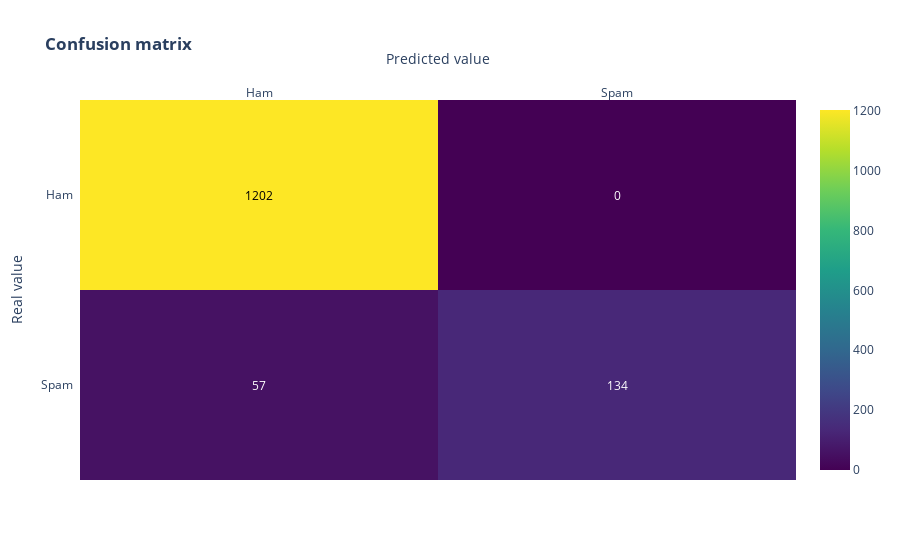

Notebook source saved alongside this figure:
### Code cell
# Fit the pipeline with the data
pipe.fit(x_train, y_train)

y_pred_class = pipe.predict(x_test)

print(metrics.accuracy_score(y_test, y_pred_class))

conf_matrix(metrics.confusion_matrix(y_test, y_pred_class))

### Figure 1 — Plotly figure (JSON) as saved in the notebook; plotly's stock layout.template omitted (floating-point values rounded to 4 significant figures)
{"data": [{"colorscale": [[0, "#440154"], [0.1111, "#482878"], [0.2222, "#3e4989"], [0.3333, "#31688e"], [0.4444, "#26828e"], [0.5556, "#1f9e89"], [0.6667, "#35b779"], [0.7778, "#6ece58"], [0.8889, "#b5de2b"], [1, "#fde725"]], "reversescale": false, "showscale": true, "type": "heatmap", "x": ["Ham", "Spam"], "y": ["Spam", "Ham"], "z": [[57, 134], [1202, 0]]}], "layout": {"annotations": [{"font": {"color": "#FFFFFF"}, "showarrow": false, "text": "57", "x": "Ham", "xref": "x", "y": "Spam", "yref": "y"}, {"font": {"color": "#FFFFFF"}, "showarrow": false, "text": "134", "x": "Spam", "xref": "x", "y": "Spam", "yref": "y"}, {"font": {"color": "#000000"}, "showarrow": false, "text": "1202", "x": "Ham", "xref": "x", "y": "Ham", "yref": "y"}, {"font": {"color": "#FFFFFF"}, "showarrow": false, "text": "0", "x": "Spam", "xref": "x", "y": "Ham", "yref": "y"}], "autosize": true, "title": {"text": "<b>Confusion matrix</b>"}, "xaxis": {"autorange": true, "dtick": 1, "gridcolor": "rgb(0, 0, 0)", "range": [-0.5, 1.5], "side": "top", "ticks": "", "title": {"text": "Predicted value"}, "type": "category"}, "yaxis": {"autorange": true, "dtick": 1, "range": [-0.5, 1.5], "ticks": "", "ticksuffix": "  ", "title": {"text": "Real value"}, "type": "category"}}}
